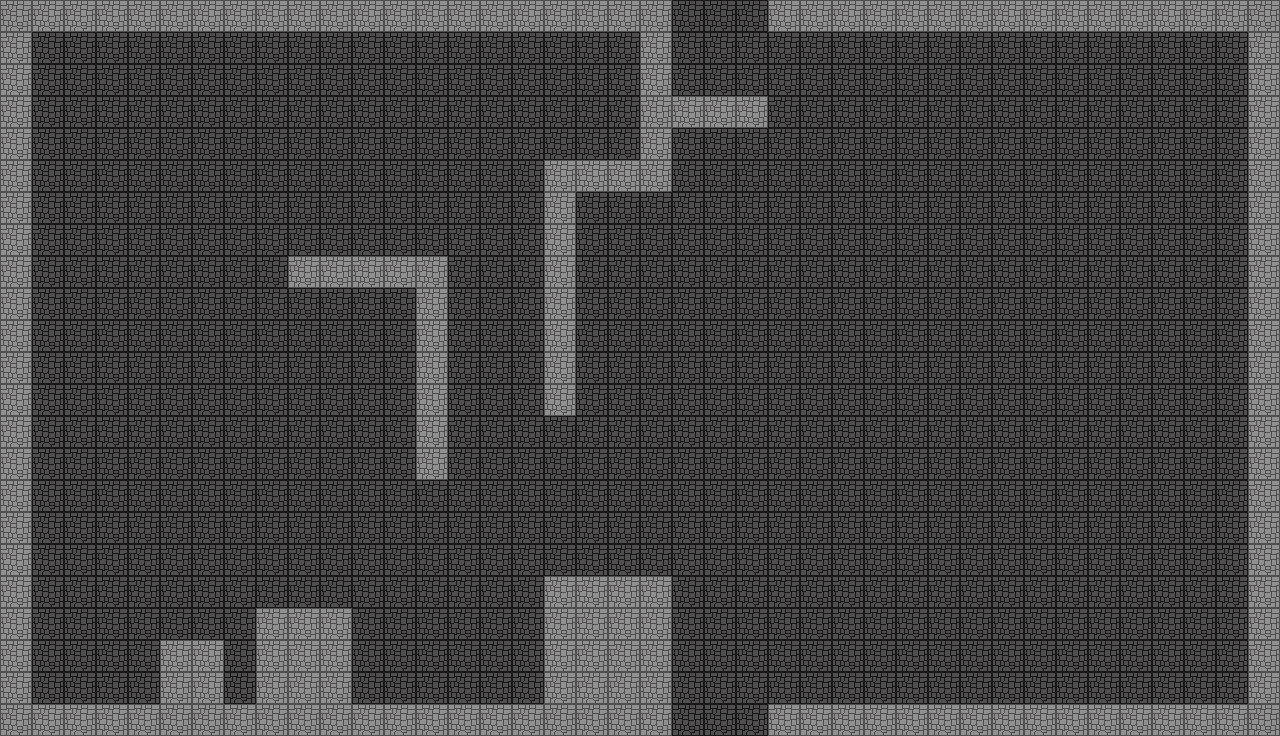

The image is a tile-based game level rendered from a .tmx file. Its description and complete source (layers, tilesets, objects, tile grids) follow:
An orthogonal 40x23 tile map with 32x32 px tiles, 1 tile layer (Tile Layer 1).

<map version="1.9" tiledversion="1.9.2" orientation="orthogonal" renderorder="right-down" width="40" height="23" tilewidth="32" tileheight="32" infinite="0" nextlayerid="2" nextobjectid="1">
 <tileset firstgid="1" source="DungeonTileset.tsx" />
 <layer id="1" name="Tile Layer 1" width="40" height="23">
  <data encoding="csv">
1,1,1,1,1,1,1,1,1,1,1,1,1,1,1,1,1,1,1,1,1,2,2,2,1,1,1,1,1,1,1,1,1,1,1,1,1,1,1,1,
1,2,2,2,2,2,2,2,2,2,2,2,2,2,2,2,2,2,2,2,1,2,2,2,2,2,2,2,2,2,2,2,2,2,2,2,2,2,2,1,
1,2,2,2,2,2,2,2,2,2,2,2,2,2,2,2,2,2,2,2,1,2,2,2,2,2,2,2,2,2,2,2,2,2,2,2,2,2,2,1,
1,2,2,2,2,2,2,2,2,2,2,2,2,2,2,2,2,2,2,2,1,1,1,1,2,2,2,2,2,2,2,2,2,2,2,2,2,2,2,1,
1,2,2,2,2,2,2,2,2,2,2,2,2,2,2,2,2,2,2,2,1,2,2,2,2,2,2,2,2,2,2,2,2,2,2,2,2,2,2,1,
1,2,2,2,2,2,2,2,2,2,2,2,2,2,2,2,2,1,1,1,1,2,2,2,2,2,2,2,2,2,2,2,2,2,2,2,2,2,2,1,
1,2,2,2,2,2,2,2,2,2,2,2,2,2,2,2,2,1,2,2,2,2,2,2,2,2,2,2,2,2,2,2,2,2,2,2,2,2,2,1,
1,2,2,2,2,2,2,2,2,2,2,2,2,2,2,2,2,1,2,2,2,2,2,2,2,2,2,2,2,2,2,2,2,2,2,2,2,2,2,1,
1,2,2,2,2,2,2,2,2,1,1,1,1,1,2,2,2,1,2,2,2,2,2,2,2,2,2,2,2,2,2,2,2,2,2,2,2,2,2,1,
1,2,2,2,2,2,2,2,2,2,2,2,2,1,2,2,2,1,2,2,2,2,2,2,2,2,2,2,2,2,2,2,2,2,2,2,2,2,2,1,
1,2,2,2,2,2,2,2,2,2,2,2,2,1,2,2,2,1,2,2,2,2,2,2,2,2,2,2,2,2,2,2,2,2,2,2,2,2,2,1,
1,2,2,2,2,2,2,2,2,2,2,2,2,1,2,2,2,1,2,2,2,2,2,2,2,2,2,2,2,2,2,2,2,2,2,2,2,2,2,1,
1,2,2,2,2,2,2,2,2,2,2,2,2,1,2,2,2,1,2,2,2,2,2,2,2,2,2,2,2,2,2,2,2,2,2,2,2,2,2,1,
1,2,2,2,2,2,2,2,2,2,2,2,2,1,2,2,2,2,2,2,2,2,2,2,2,2,2,2,2,2,2,2,2,2,2,2,2,2,2,1,
1,2,2,2,2,2,2,2,2,2,2,2,2,1,2,2,2,2,2,2,2,2,2,2,2,2,2,2,2,2,2,2,2,2,2,2,2,2,2,1,
1,2,2,2,2,2,2,2,2,2,2,2,2,2,2,2,2,2,2,2,2,2,2,2,2,2,2,2,2,2,2,2,2,2,2,2,2,2,2,1,
1,2,2,2,2,2,2,2,2,2,2,2,2,2,2,2,2,2,2,2,2,2,2,2,2,2,2,2,2,2,2,2,2,2,2,2,2,2,2,1,
1,2,2,2,2,2,2,2,2,2,2,2,2,2,2,2,2,2,2,2,2,2,2,2,2,2,2,2,2,2,2,2,2,2,2,2,2,2,2,1,
1,2,2,2,2,2,2,2,2,2,2,2,2,2,2,2,2,1,1,1,1,2,2,2,2,2,2,2,2,2,2,2,2,2,2,2,2,2,2,1,
1,2,2,2,2,2,2,2,1,1,1,2,2,2,2,2,2,1,1,1,1,2,2,2,2,2,2,2,2,2,2,2,2,2,2,2,2,2,2,1,
1,2,2,2,2,1,1,2,1,1,1,2,2,2,2,2,2,1,1,1,1,2,2,2,2,2,2,2,2,2,2,2,2,2,2,2,2,2,2,1,
1,2,2,2,2,1,1,2,1,1,1,2,2,2,2,2,2,1,1,1,1,2,2,2,2,2,2,2,2,2,2,2,2,2,2,2,2,2,2,1,
1,1,1,1,1,1,1,1,1,1,1,1,1,1,1,1,1,1,1,1,1,2,2,2,1,1,1,1,1,1,1,1,1,1,1,1,1,1,1,1
</data>
 </layer>
</map>